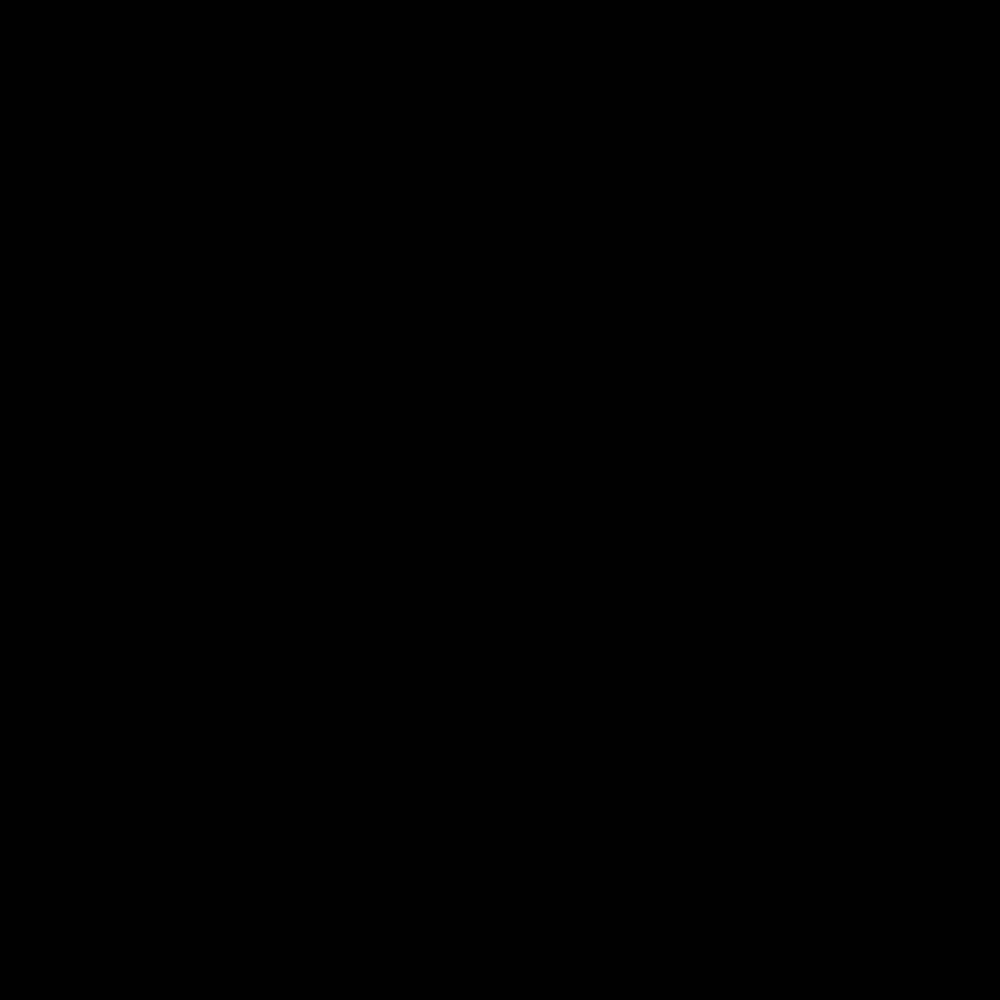
Frame 1 (no input)
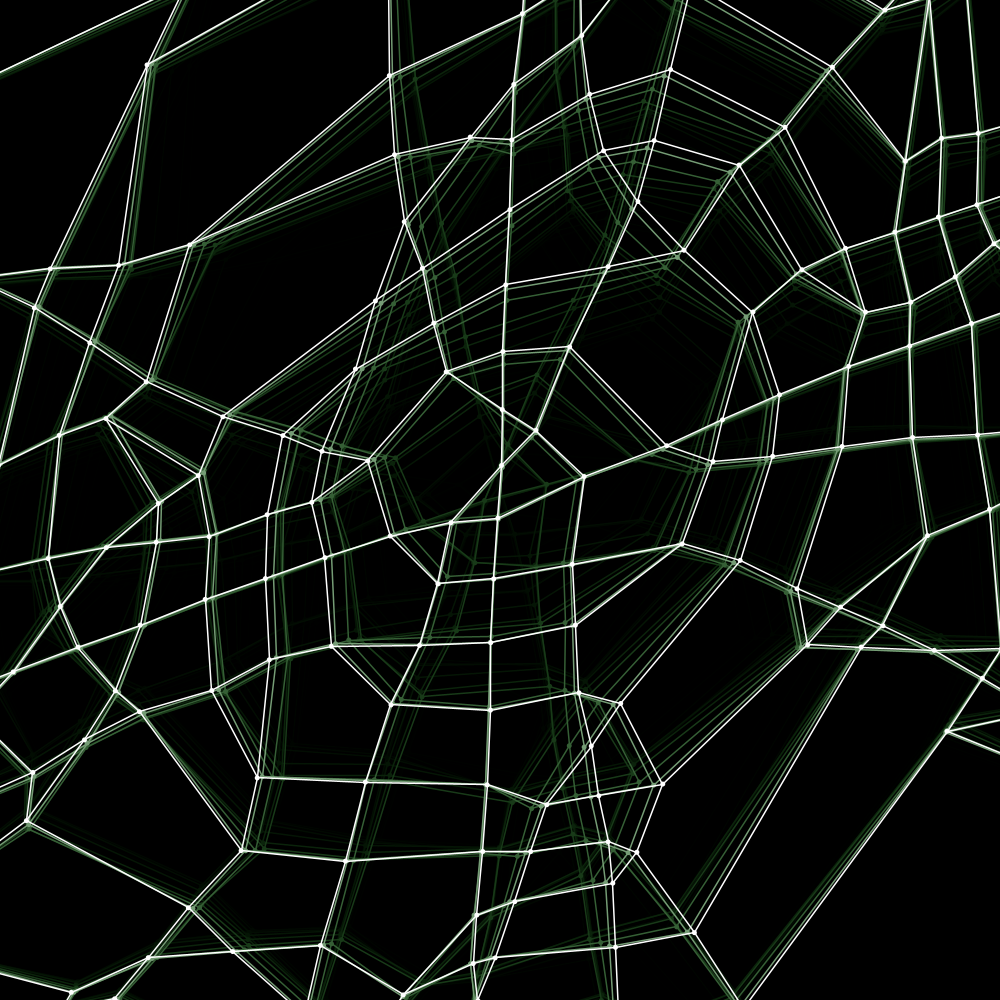
Frame 60 (the mouse pressed at the canvas centre just before this capture)
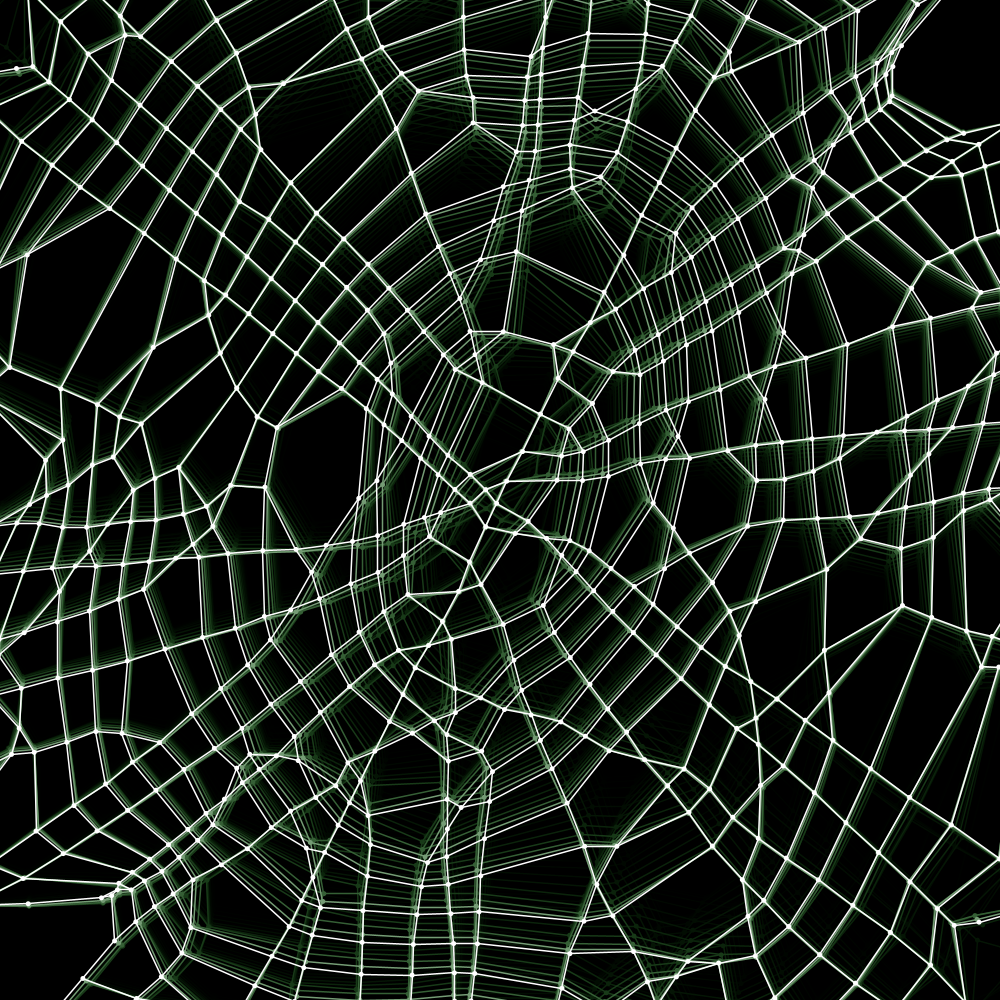
Frame 120 (the mouse held since frame 60 and released just before this capture)

The Processing sketch that drew these frames (run headless with seeded random() and noise(); from frame 60 on, the mouse is pressed at the canvas centre):

// Processing sketch: Spiderwebs
// ── Spiderwebs.pde
Spiderweb v;

float initialRadius = 750;
float initialNumber = 60;
float elasticity = 0.3;
float sizePercentage = 0.02;


void setup(){
  size(1000,1000);
  background(0);
  v = new Spiderweb(initialRadius, initialNumber, elasticity);
  
  //recordStart(1800,"Exports/AllConnecting.mp4");
}

int framesTilSplit = 3;
Line l;

void draw(){
  PImage canvas = get();
  background(0);
  tint(150,200,150,200);
  image(canvas,0,0);
  
  v.update(10);
  v.show();
  
  if (frameCount % framesTilSplit == 0){
    //l = new Line(random(width), random(height), random(width), random(height));    // TRUE RANDOM
    //l = new Line(random(width/2)+width/4, random(height/2)+height/4, random(width/2)+width/4, random(height/2)+height/4);    // CONSTRAINED RANDOM
    
    // CENTRE LINE
    float x = width/2;// + random(100)-50;
    float y = height/2;// + random(100)-50;
    float angle = random(PI) - HALF_PI;    // RANDOM
    //float angle = (((float)ceil(random(6)))/ 6) * PI - HALF_PI;    // CARDINAL ANGLES
    //float angle = random(2) <= 1 ? 0 : HALF_PI;    // CARTESIAN
    Float m = tan(angle);
    if (angle == HALF_PI || angle == -HALF_PI) m = Float.POSITIVE_INFINITY;
    float c = y - m*x;
    /*
    float x = width/2 + (pow(random(15),2)+50) * (floor(random(2))*2-1);    // TANGENTS
    float y = height/2 + (pow(random(15),2)+50) * (floor(random(2))*2-1);
    float m = (y-height/2)/(x-width/2);
    float tangent = (-1)/m;
    float c = y - tangent*x;*/
    
    l = new Line(x, y, 0, c);
    if (m.isInfinite()) l = new Line(x,0,x,height);
    
    /*
    // SPIDERWEB?
    float x; float y;
    Float m; float c;
    if (random(1) < 0.5){
      float angle = (((float)ceil(random(6)))/ 6) * PI - HALF_PI;
      x = width/2 + (250+random(25))*cos(angle) * (floor(random(2))*2-1);
      y = height/2 + (250+random(25))*sin(angle) * (floor(random(2))*2-1);
      m = tan(angle);
      float tangent = (-1)/m;
      c = y - tangent*x;
    }
    else {
      x = width/2;// + random(100)-50;
      y = height/2;// + random(100)-50;
      float angle = random(PI) - HALF_PI;
      m = tan(angle);
      c = y - m*x;
      if (angle == HALF_PI || angle == -HALF_PI) m = Float.POSITIVE_INFINITY;
    }
    l = new Line(x, y, 0, c);
    if (m.isInfinite()) l = new Line(x,0,x,height);*/
    
    
    v.connectAll(l, sizePercentage, elasticity);
    //v.connectMost(l, sizePercentage, elasticity, 15);
    
    //l.show(#00ff55,2.5);
  }
  
  print(frameCount + "    " + frameRate + "\n");
  
  //recordUpdate();
}

// ── Line_Module.pde
class Line{
  float x1; float y1;
  float x2; float y2;
  Float m;
  float c;
  Line(float x1_, float y1_, float x2_, float y2_){
    x1 = x1_;
    y1 = y1_;
    x2 = x2_;
    y2 = y2_;
    m = (y2-y1)/(x2-x1);
    c = y1 - m*x1;
  }
  void recalculate(){
    m = (y2-y1)/(x2-x1);
    c =  y1 - m*x1;
  }
  float evaluateX(float x){
    return m*x + c;
  }
  float evaluateY(float y){
    return (y - c) / m;
  }
  float length(){
    return Float.POSITIVE_INFINITY;
  }
  
  void show(int col, float strokeW){
    stroke(col); strokeWeight(strokeW);
    line(0, c, width, evaluateX(width));
    if (m.isInfinite()){
      line(x1, 0, x2, height);
    }
  }
}

class LineSegment extends Line{
  LineSegment(float x1_, float y1_, float x2_, float y2_){
    super(x1_, y1_, x2_, y2_);
  }
  
  float length(){
    return sqrt(pow(x2-x1, 2) + pow(y2-y1, 2));
  }
  
  void show(int col, float strokeW){
    stroke(col); strokeWeight(strokeW);
    line(x1, y1, x2, y2);
  }
}

boolean boundingBox(Line l, LineSegment s){
  if (l.m.isInfinite()){
    if (l.x1 > max(s.x1, s.x2)) return false;
    if (l.x1 < min(s.x1, s.x2)) return false;
    return true;
  }
  float y1 = l.evaluateX(s.x1);
  float y2 = l.evaluateX(s.x2);
  float ymin = min(s.y1, s.y2);
  float ymax = max(s.y1, s.y2);
  if (ymin <= y1 && y1 <= ymax) return true;
  if (ymin <= y2 && y2 <= ymax) return true;
  if (y1 < ymin && y2 > ymax) return true;
  if (y2 < ymin && y1 > ymax) return true;
  return false;
}

<T extends Line> PVector intersects(T a, T b){
  
  // VERTICAL LINE HANDLING, GRADIENT = INFINITY OR -INFINITY
  Float mA = (Float)a.m;
  Float mB = (Float)b.m;
  if (mA.isInfinite() && mB.isInfinite()) return null;    // BOTH VERTICAL LINES ARE PARALLEL.    IF THIS FAILS, ONLY ONE LINE IS PARALLEL (OR BOTH AREN'T PARALLEL)
  PVector candidatePoint = null;    // INTERSECTION DEFINITELY EXISTS IF ONE LINE IS VERTICAL
  
  if (mA.isInfinite()) candidatePoint = new PVector(a.x1, b.evaluateX(a.x1));    // LINES ARE NOT PARALLEL, MUST INTERSECT AT VERTICAL LINE
  if (mB.isInfinite()) candidatePoint = new PVector(b.x1, a.evaluateX(b.x1));    // Y VALUE MUST BE EVALUATED WITH NON-VERTICAL LINE
  
  if (candidatePoint != null){    // IF CANDIDATE POINT EXISTS FOR INTERSECTION OF ONLY ONE VERTICAL LINE
    if (a instanceof LineSegment && mA.isInfinite()){
      if (candidatePoint.y < min(a.y1, a.y2) || candidatePoint.y > max(a.y1, a.y2)) return null;    // CHECK IF CANDIDATE POINT IS WITHIN RANGE OF VERTICAL LINE SEGMENT A, INVALID OTHERWISE
    }
    if (b instanceof LineSegment && !mB.isInfinite()){    // IF OTHER LINE IS ALSO SEGMENT
        if (candidatePoint.x < min(b.x1, b.x2) || candidatePoint.x > max(b.x1, b.x2)) return null;    //  CHECK WHETHER CANDIDATE POINT IS WITHIN RANGE OF LINE SEGMENT B, INVALID OTHERWISE
    }
    if (b instanceof LineSegment && mB.isInfinite()){
      if (candidatePoint.y < min(b.y1, b.y2) || candidatePoint.y > max(b.y1, b.y2)) return null;    // CHECK IF CANDIDATE POINT IS WITHIN RANGE OF VERTICAL LINE SEGMENT B, INVALID OTHERWISE
    }
    if (a instanceof LineSegment && !mA.isInfinite()){    // IF OTHER LINE IS ALSO SEGMENT
        if (candidatePoint.x < min(a.x1, a.x2) || candidatePoint.x > max(a.x1, a.x2)) return null;    //  CHECK WHETHER CANDIDATE POINT IS WITHIN RANGE OF LINE SEGMENT A, INVALID OTHERWISE
    }
    return candidatePoint;
  }
  
  if (a.m == b.m) return null;    // LINES ARE PARALLEL
  float x = (b.c - a.c) / (a.m - b.m);    // INTERSECTION POINT EXISTS
  if (a instanceof LineSegment){
    if (x < min(a.x1, a.x2) || x > max(a.x1, a.x2)) return null;    // INTERSECTION NOT ON LINE SEGMENT A, INVALID
  }
  if (b instanceof LineSegment){
    if (x < min(b.x1, b.x2) || x > max(b.x1, b.x2)) return null;    // INTERSECTION NOT ON LINE SEGMENT B, INVALID
  }
  return new PVector(x, a.evaluateX(x));
}

// ── Spiderweb_Class.pde
import java.util.*;

class Spiderweb extends VerletSystem{
  
  Spiderweb(float initialRadius, float initialNumber, float elasticity){
    super();
    float offset = 0.001;
    Point prev = null;
    for (float i = offset; i < TWO_PI+offset; i += TWO_PI/initialNumber){
      Point p = new Point(width/2 + initialRadius*cos(i), height/2 + initialRadius*sin(i));
      addPoint(p);
      if ((int)(i*initialNumber/TWO_PI) % 2 == 0) p.pinned = true;
      if (i != offset){
        Elastick e = new Elastick(prev, p, distance(prev, p), elasticity);
        addStick(e);
      }
      prev = p;
    }
    Point first = (Point)points.get(0);
    Point last = (Point)points.get((int)initialNumber-1);
    Elastick e = new Elastick(first, last, distance(first, last), elasticity);
    addStick(e);
    
    Collections.shuffle(sticks);
  }
  
  
  intersectionData findIntersections(Line l){
    Float gradient = l.m;
    boolean sortWithYValue = gradient.isInfinite();
    
    ArrayList<Integer> intersectingSticksIndex = new ArrayList<Integer>();
    ArrayList<Float> intersectionValue = new ArrayList<Float>();
    
    for (int i = 0; i < sticks.size(); i++){
      Elastick e = (Elastick)sticks.get(i);    // CHECK INTERSECTION FOR ALL SEGMENTS
      LineSegment segment = new LineSegment(e.p1.x, e.p1.y, e.p2.x, e.p2.y);
      PVector p = intersects(l, segment);
      if (p == null) continue;
      
      intersectingSticksIndex.add(i);    // CONFIRMED INTERSECTION, RECORD STICK ID/INDEX AND X POSITION (Y POSITION IF LINE IS VERTICAL)
      if (!sortWithYValue) intersectionValue.add(p.x);
      else intersectionValue.add(p.y);
    }
    
    float[] sortedValue = new float[intersectionValue.size()];    // THIS MESS SORTS THE INDEXES OF THE STICKS BASED ON THE X POSITION (SOMETIMES Y POSITION) OF INTERSECTION
    for (int i = 0; i < sortedValue.length; i++){
      sortedValue[i] = intersectionValue.get(i);
    }
    Arrays.sort(sortedValue);
    int[] order = new int[intersectionValue.size()];
    for (int i = 0; i < order.length; i++){
      int oldIndex = intersectionValue.indexOf(sortedValue[i]);
      order[oldIndex] = i;
    }
    int[] sortedSticksIndex = new int[intersectingSticksIndex.size()];
    for (int i = 0; i < sortedSticksIndex.length; i++){
      sortedSticksIndex[order[i]] = intersectingSticksIndex.get(i);
    }
    return new intersectionData(sortedValue, sortedSticksIndex, sortWithYValue);
  }
  
  
  void connect(Line l, float size, float elasticity){
    intersectionData data = findIntersections(l); 
    if (data.length <= 1) return;    // NOT ENOUGH LINES FOR BONDS
    
    //int lineChoice = floor(random(data.length - 1));    // CHOOSE RANDOM 2 NEIGHBOURING LINES TO FORM BOND
    
    int lineChoice = -1;    // CHOOSE 2 LINES WITH LARGEST DISTANCE BETWEEN INTERSECTION POINTS
    Float maximumDistance = Float.NEGATIVE_INFINITY;
    for (int i = 0; i < data.length - 1; i++){
      float value1 = data.sortedValue[i];
      float value2 = data.sortedValue[i+1];
      if (abs(value2-value1) > maximumDistance){
        lineChoice = i;
        maximumDistance = abs(value2-value1);
      }
    }
    
    Elastick e1 = (Elastick) sticks.get(data.sortedSticksIndex[lineChoice]);    // GET REFERENCE TO RELEVANT INTERSECTIONS AND STICKS
    Elastick e2 = (Elastick) sticks.get(data.sortedSticksIndex[lineChoice + 1]);
    Point p1, p2;
    if (!data.sortWithYValue){
      p1 = new Point(data.sortedValue[lineChoice], l.evaluateX(data.sortedValue[lineChoice]));
      p2 = new Point(data.sortedValue[lineChoice + 1], l.evaluateX(data.sortedValue[lineChoice + 1]));
    }
    else {
      p1 = new Point(l.x1, data.sortedValue[lineChoice]);
      p2 = new Point(l.x1, data.sortedValue[lineChoice + 1]);
    }
    
    points.add(p1); points.add(p2);    // PUT IN NEW POINTS
    Elastick ep1 = new Elastick(e1.p1, p1, distance(e1.p1, p1), elasticity);    // RECONSTRUCT STICKS WITH EXTRA POINTS
    Elastick pe1 = new Elastick(p1, e1.p2, distance(e1.p2, p1), elasticity);
    Elastick ep2 = new Elastick(e2.p1, p2, distance(e2.p1, p2), elasticity);
    Elastick pe2 = new Elastick(p2, e2.p2, distance(e2.p2, p2), elasticity);
    sticks.add(ep1);
    sticks.add(pe1);
    sticks.add(ep2);
    sticks.add(pe2);
    sticks.remove(sticks.indexOf(e1));    // REMOVE OFFENDING LINES
    sticks.remove(sticks.indexOf(e2));
    
    Elastick newEdge = new Elastick(p1, p2, distance(p1,p2)*size, elasticity);    // ADD NEW EDGE
    sticks.add(newEdge);
  }
  
  
  void connectAll(Line l, float size, float elasticity){
    intersectionData data = findIntersections(l);
    if (data.length <= 1) return;    // NOT ENOUGH INTERSECTIONS
    
    Elastick[] offendingSticks = new Elastick[data.length];    // STORED TO REMOVE POST-MORTEM; INDEXES CHANGE AFTER REMOVAL, BEST TO STORE OBJECT ITSELF
    Point prevP = null;
    for (int i = 0; i < data.length; i++){
      Elastick e = (Elastick) sticks.get(data.sortedSticksIndex[i]);
      Point p;
      if (!data.sortWithYValue) p = new Point(data.sortedValue[i], l.evaluateX(data.sortedValue[i]));
      else p = new Point(l.x1, data.sortedValue[i]);
      points.add(p);
      
      Elastick ep = new Elastick(e.p1, p, distance(e.p1, p), elasticity);    // RECONSTRUCT STICK WITH EXTRA POINTS
      Elastick pe = new Elastick(p, e.p2, distance(e.p2, p), elasticity);
      sticks.add(ep);
      sticks.add(pe);
      
      if (prevP != null){
        Elastick newEdge = new Elastick(p, prevP, distance(p,prevP)*size, elasticity);    // ADD NEW EDGE
        sticks.add(newEdge);
      }
      
      offendingSticks[i] = e;
      prevP = p;
    }
    
    for (int i = 0; i < offendingSticks.length; i++){
      if (offendingSticks[i] == null || sticks.indexOf(offendingSticks[i]) == -1) continue;
      sticks.remove(sticks.indexOf(offendingSticks[i]));
    }
  }
  
  
  void connectMost(Line l, float size, float elasticity, float threshold){
    intersectionData data = findIntersections(l);
    if (data.length <= 1) return;    // NOT ENOUGH INTERSECTIONS
    
    Elastick[] offendingSticks = new Elastick[data.length];    // STORED TO REMOVE POST-MORTEM; INDEXES CHANGE AFTER REMOVAL, BEST TO STORE OBJECT ITSELF
    Point prevP = null;
    for (int i = 0; i < data.length; i++){
      Elastick e = (Elastick) sticks.get(data.sortedSticksIndex[i]);
      Point p;
      if (!data.sortWithYValue) p = new Point(data.sortedValue[i], l.evaluateX(data.sortedValue[i]));
      else p = new Point(l.x1, data.sortedValue[i]);
      
      if (prevP == null || distance(prevP, p) < threshold){    // IF GAP EXCEEDS THRESHOLD OR NO PREVIOUS EDGE EXISTS, DONT SPLIT CURRENT EDGE, CONTINUE
        offendingSticks[i] = null;
        prevP = p;
        continue;
      }
      
      // MAKING NEW CONNECTION
      points.add(p);
      
      Elastick ep = new Elastick(e.p1, p, distance(e.p1, p)*size, elasticity);    // RECONSTRUCT STICK WITH EXTRA POINTS
      Elastick pe = new Elastick(p, e.p2, distance(e.p2, p)*size, elasticity);
      sticks.add(ep);
      sticks.add(pe);
      
      if (offendingSticks[i-1] == null){    // IF PREVIOUS EDGE IS NOT SPLIT, SPLIT PREVIOUS EDGE
        Elastick prevE = (Elastick) sticks.get(data.sortedSticksIndex[i-1]);
        points.add(prevP);
        Elastick prevEP = new Elastick(prevE.p1, prevP, distance(prevE.p1, prevP)*size, elasticity);    // RECONSTRUCT STICK WITH EXTRA POINTS
        Elastick prevPE = new Elastick(prevP, prevE.p2, distance(prevE.p2, prevP)*size, elasticity);
        sticks.add(prevEP);
        sticks.add(prevPE);
        offendingSticks[i-1] = prevE;    // QUEUE FOR NEWLY-SPLIT PREVIOUS EDGE
      }
      Elastick newEdge = new Elastick(p, prevP, distance(p,prevP)*size, elasticity);    // ADD NEW EDGE
      sticks.add(newEdge);
      
      offendingSticks[i] = e;
      prevP = p;
    }
    
    for (int i = 0; i < offendingSticks.length; i++){
      if (offendingSticks[i] == null || sticks.indexOf(offendingSticks[i]) == -1) continue;
      sticks.remove(sticks.indexOf(offendingSticks[i]));
    }
  }
  
}

class intersectionData{
  float[] sortedValue;
  int[] sortedSticksIndex;
  boolean sortWithYValue;
  int length;
  intersectionData(float[] SV_, int[] SSI_, boolean SWYV_){
    sortedValue = SV_;
    sortedSticksIndex = SSI_;
    sortWithYValue = SWYV_;
    length = sortedValue.length;
  }
}

// ── VerletBase_Module.pde
float airFriction = 0.995;
//float groundFriction = 0.8;
float groundFriction = 1;
float bounce = 0.7;
//float gravity = 1;
float gravity = 0;

class Point{
  float x, y;
  float oldX, oldY;
  float vx, vy;
  boolean pinned = false;
  Point(float x_, float y_, boolean pinned_){
    x = x_;
    y = y_;
    oldX = x_;
    oldY = y_;
    pinned = pinned_;
  }
  Point(float x_, float y_, PVector velocity){
    x = x_;
    y = y_;
    oldX = x_ - velocity.x;
    oldY = y_ - velocity.y;
  }
  Point(float x_, float y_, float oldX_, float oldY_){
    x = x_;
    y = y_;
    oldX = oldX_;
    oldY = oldY_;
  }
  Point(float x_, float y_){
    x = x_;
    y = y_;
    oldX = x_;
    oldY = y_;
  }
  
  void update(){
    if (pinned) return;
    vx = (x-oldX) * airFriction;
    vy = (y-oldY) * airFriction;
    if (y >= height){
      vx *= groundFriction;
      vy *= groundFriction;
    }
    
    oldX = x;
    oldY = y;
    x += vx;
    y += vy;
    y += gravity;
  }
  void constrain(){
    if (x < 0){
      x = 0;
      oldX = x - vx*bounce;
    }
    if (x > width){
      x = width;
      oldX = x + vx*bounce;
    }
    if (y < 0){
      y = 0;
      oldY = y + vy*bounce;
    }
    if (y > height){
      y = height;
      oldY = y + vy*bounce;
    }
  }
  void show(){
    fill(255); noStroke();
    if (pinned){
      stroke(255); strokeWeight(1.5); fill(0);
    }
    circle(x,y,5);
  }
  void show(int fillCol, int strokeCol, boolean enableFill, float strokeW, float radius){
    fill(fillCol); stroke(strokeCol);
    if (!enableFill) noFill();
    strokeWeight(strokeW);
    circle(x,y,radius);
  }
}



class Stick <T extends Point>{
  T p1;
  T p2;
  float l;
  boolean isVisible = true;
  Stick(T p1_, T p2_, float length_, boolean iV_){
    p1 = p1_;
    p2 = p2_;
    l = length_;
    isVisible = iV_;
  }
  Stick(T p1_, T p2_, float length_){
    p1 = p1_;
    p2 = p2_;
    l = length_;
  }
  Stick(T p1_, T p2_, boolean iV_){
    p1 = p1_;
    p2 = p2_;
    l = distance(p1, p2);
    isVisible = iV_;
  }
  Stick(T p1_, T p2_){
    p1 = p1_;
    p2 = p2_;
    l = distance(p1, p2);
  }
  Stick(){}
  
  void update(){
    float dx = p2.x - p1.x;
    float dy = p2.y - p1.y;
    float distance = sqrt(dx*dx + dy*dy);
    float difference = l - distance;
    float percent = difference / max(distance,0.00001) / 2;
    
    if (p1.pinned || p2.pinned) percent *= 2;
    float offsetX = dx*percent;
    float offsetY = dy*percent;
    
    if (!p1.pinned){
      p1.x -= offsetX;
      p1.y -= offsetY;
    }
    if (!p2.pinned){
      p2.x += offsetX;
      p2.y += offsetY;
    }
  }
  
  void show(){
    if (!isVisible) return;
    stroke(255); strokeWeight(1.5); noFill();
    line(p1.x, p1.y, p2.x, p2.y);
  }
  void show(int col, float strokeW){
    if (!isVisible) return;
    stroke(col); strokeWeight(strokeW);
    line(p1.x, p1.y, p2.x, p2.y);
  }
}

float distance(Point p1, Point p2){
  return sqrt(pow(p1.x-p2.x,2) + pow(p1.y-p2.y,2));
}



class VerletSystem <TPoint extends Point, TStick extends Stick>{
  ArrayList<TPoint> points;
  ArrayList<TStick> sticks;
  VerletSystem(){
    points = new ArrayList<TPoint>();
    sticks = new ArrayList<TStick>();
  }
  
  // ----- ADD SINGULAR COMPONENT-----
  
  void addPoint(TPoint p){
    points.add(p);
  }
  void addStick(TStick s){
    sticks.add(s);
  }
  void addStick(TPoint p1, TPoint p2, boolean isVisible){
    sticks.add((TStick)new Stick(p1,p2, isVisible));
  }
  void addStick(int i1, int i2, boolean isVisible){
    Point p1 = points.get(i1);
    Point p2 = points.get(i2);
    sticks.add((TStick)new Stick(p1,p2,isVisible));
  }
  void addStick(int i1, int i2){
    Point p1 = points.get(i1);
    Point p2 = points.get(i2);
    sticks.add((TStick)new Stick(p1,p2));
  }
  
  
  // -----ADD LIST OF COMPONENTS-----
  
  void addPoint(ArrayList<TPoint> pArray){
    for (TPoint p : pArray) points.add(p);
  }
  void addStick(ArrayList<TStick> sArray){
    for (TStick s : sArray) sticks.add(s);
  }
  
  void update(int stickUpdates){
    for (TPoint p : points){
      p.update();
    }
    for (int i = 0; i < stickUpdates; i++){
      for (TStick s : sticks){
        s.update();
      }
      for (TPoint p : points){
      //p.constrain();
      }
    }
  }
  void update(){
    update(2);
  }
  
  void show(){
    for (TStick s : sticks){
      s.show();
    }
    for (TPoint p : points){
      p.show();
    }
  }
  
  void show(int fillCol, int strokeCol, float radius, float strokeWP, float strokeWS){
    for (TStick s : sticks){
      s.show(strokeCol, strokeWS);
    }
    for (TPoint p : points){
      p.show(fillCol, strokeCol, true, strokeWP, radius);
    }
  }
}

// ── VerletElastic_Module.pde
class Elastick <T extends Point> extends Stick{
  float elasticity = 0.5;
  
  Elastick(T p1_, T p2_, float length_, float e_, boolean iV_){
    p1 = p1_;
    p2 = p2_;
    l = length_;
    elasticity = e_;
    isVisible = iV_;
  }
  Elastick(T p1_, T p2_, float length_, float e_){
    p1 = p1_;
    p2 = p2_;
    l = length_;
    elasticity = e_;
  }
  Elastick(T p1_, T p2_, float length_){
    p1 = p1_;
    p2 = p2_;
    l = length_;
  }
  Elastick(T p1_, T p2_, boolean iV_){
    p1 = p1_;
    p2 = p2_;
    l = distance(p1, p2);
    isVisible = iV_;
  }
  Elastick(T p1_, T p2_){
    p1 = p1_;
    p2 = p2_;
    l = distance(p1, p2);
  }
  
  void update(){
    float dx = p2.x - p1.x;
    float dy = p2.y - p1.y;
    float distance = sqrt(dx*dx + dy*dy);
    float difference = l - distance;
    float percent = difference / max(distance,0.00001) / 2 * elasticity;
    
    if (p1.pinned || p2.pinned) percent *= 2;
    if (percent >= 0){
      //l = distance(p1,p2);
      //return;
    }
    float offsetX = dx*percent;
    float offsetY = dy*percent;
    
    if (!p1.pinned){
      p1.x -= offsetX;
      p1.y -= offsetY;
    }
    if (!p2.pinned){
      p2.x += offsetX;
      p2.y += offsetY;
    }
  }
  
  void show(){
    if (!isVisible) return;
    stroke(255); strokeWeight(1.5); noFill();
    line(p1.x, p1.y, p2.x, p2.y);
  }
}
